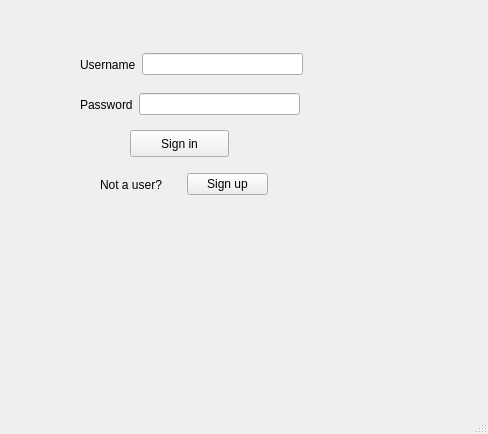
<?xml version="1.0" encoding="UTF-8"?>
<ui version="4.0">
 <class>MainWindow</class>
 <widget class="QMainWindow" name="MainWindow">
  <property name="geometry">
   <rect>
    <x>0</x>
    <y>0</y>
    <width>488</width>
    <height>434</height>
   </rect>
  </property>
  <property name="windowTitle">
   <string>MainWindow</string>
  </property>
  <widget class="QWidget" name="centralwidget">
   <widget class="QStackedWidget" name="stack">
    <property name="geometry">
     <rect>
      <x>0</x>
      <y>0</y>
      <width>471</width>
      <height>361</height>
     </rect>
    </property>
    <property name="contextMenuPolicy">
     <enum>Qt::ActionsContextMenu</enum>
    </property>
    <property name="currentIndex">
     <number>0</number>
    </property>
    <widget class="QWidget" name="login_form">
     <widget class="QPushButton" name="pushButton">
      <property name="geometry">
       <rect>
        <x>130</x>
        <y>130</y>
        <width>99</width>
        <height>27</height>
       </rect>
      </property>
      <property name="text">
       <string>Sign in</string>
      </property>
     </widget>
     <widget class="QWidget" name="">
      <property name="geometry">
       <rect>
        <x>80</x>
        <y>50</y>
        <width>223</width>
        <height>29</height>
       </rect>
      </property>
      <layout class="QHBoxLayout" name="horizontalLayout">
       <item>
        <widget class="QLabel" name="label">
         <property name="text">
          <string>Username</string>
         </property>
        </widget>
       </item>
       <item>
        <widget class="QLineEdit" name="user_field"/>
       </item>
      </layout>
     </widget>
     <widget class="QWidget" name="">
      <property name="geometry">
       <rect>
        <x>80</x>
        <y>90</y>
        <width>220</width>
        <height>29</height>
       </rect>
      </property>
      <layout class="QHBoxLayout" name="horizontalLayout_2">
       <item>
        <widget class="QLabel" name="label_2">
         <property name="text">
          <string>Password</string>
         </property>
        </widget>
       </item>
       <item>
        <widget class="QLineEdit" name="password_field"/>
       </item>
      </layout>
     </widget>
     <widget class="QWidget" name="">
      <property name="geometry">
       <rect>
        <x>100</x>
        <y>170</y>
        <width>168</width>
        <height>29</height>
       </rect>
      </property>
      <layout class="QHBoxLayout" name="horizontalLayout_3">
       <item>
        <widget class="QLabel" name="label_3">
         <property name="text">
          <string>Not a user?</string>
         </property>
        </widget>
       </item>
       <item>
        <widget class="QPushButton" name="pushButton_2">
         <property name="text">
          <string>Sign up</string>
         </property>
        </widget>
       </item>
      </layout>
     </widget>
    </widget>
    <widget class="QWidget" name="explore_form">
     <widget class="QTabWidget" name="tabWidget">
      <property name="geometry">
       <rect>
        <x>0</x>
        <y>0</y>
        <width>481</width>
        <height>381</height>
       </rect>
      </property>
      <property name="focusPolicy">
       <enum>Qt::ClickFocus</enum>
      </property>
      <property name="currentIndex">
       <number>0</number>
      </property>
      <widget class="QWidget" name="tab">
       <attribute name="title">
        <string>Explore</string>
       </attribute>
       <widget class="QTableWidget" name="all_table">
        <property name="geometry">
         <rect>
          <x>10</x>
          <y>10</y>
          <width>451</width>
          <height>331</height>
         </rect>
        </property>
        <property name="contextMenuPolicy">
         <enum>Qt::CustomContextMenu</enum>
        </property>
       </widget>
      </widget>
      <widget class="QWidget" name="tab_2">
       <attribute name="title">
        <string>Shelves</string>
       </attribute>
       <widget class="QTableWidget" name="shelf_books_table">
        <property name="geometry">
         <rect>
          <x>0</x>
          <y>40</y>
          <width>371</width>
          <height>301</height>
         </rect>
        </property>
        <property name="contextMenuPolicy">
         <enum>Qt::CustomContextMenu</enum>
        </property>
       </widget>
       <widget class="QPushButton" name="add_shelf_button">
        <property name="geometry">
         <rect>
          <x>360</x>
          <y>0</y>
          <width>99</width>
          <height>27</height>
         </rect>
        </property>
        <property name="text">
         <string>Add Shelf</string>
        </property>
       </widget>
       <widget class="QWidget" name="">
        <property name="geometry">
         <rect>
          <x>0</x>
          <y>0</y>
          <width>321</width>
          <height>29</height>
         </rect>
        </property>
        <layout class="QHBoxLayout" name="horizontalLayout_4">
         <item>
          <widget class="QLabel" name="label_4">
           <property name="text">
            <string>Select Shelf</string>
           </property>
          </widget>
         </item>
         <item>
          <widget class="QComboBox" name="shelves_box"/>
         </item>
        </layout>
       </widget>
      </widget>
      <widget class="QWidget" name="tab_3">
       <attribute name="title">
        <string>People</string>
       </attribute>
       <widget class="QLabel" name="label_5">
        <property name="geometry">
         <rect>
          <x>150</x>
          <y>30</y>
          <width>201</width>
          <height>21</height>
         </rect>
        </property>
        <property name="text">
         <string>Stay in touch with people! </string>
        </property>
       </widget>
       <widget class="QListWidget" name="listWidget">
        <property name="geometry">
         <rect>
          <x>170</x>
          <y>60</y>
          <width>111</width>
          <height>271</height>
         </rect>
        </property>
        <property name="contextMenuPolicy">
         <enum>Qt::CustomContextMenu</enum>
        </property>
       </widget>
      </widget>
      <widget class="QWidget" name="tab_4">
       <attribute name="title">
        <string>Notifications</string>
       </attribute>
       <widget class="QListWidget" name="listWidget_2">
        <property name="geometry">
         <rect>
          <x>30</x>
          <y>60</y>
          <width>361</width>
          <height>241</height>
         </rect>
        </property>
       </widget>
       <widget class="QPushButton" name="pushButton_3">
        <property name="geometry">
         <rect>
          <x>150</x>
          <y>30</y>
          <width>99</width>
          <height>27</height>
         </rect>
        </property>
        <property name="text">
         <string>Clear</string>
        </property>
       </widget>
      </widget>
     </widget>
    </widget>
   </widget>
  </widget>
  <widget class="QMenuBar" name="menubar">
   <property name="geometry">
    <rect>
     <x>0</x>
     <y>0</y>
     <width>488</width>
     <height>25</height>
    </rect>
   </property>
  </widget>
  <widget class="QStatusBar" name="statusbar"/>
 </widget>
 <tabstops>
  <tabstop>user_field</tabstop>
  <tabstop>password_field</tabstop>
  <tabstop>pushButton</tabstop>
  <tabstop>pushButton_2</tabstop>
 </tabstops>
 <resources/>
 <connections/>
</ui>
